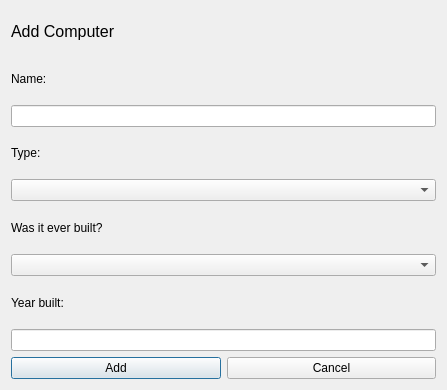
<?xml version="1.0" encoding="UTF-8"?>
<ui version="4.0">
 <class>AddComputer</class>
 <widget class="QDialog" name="AddComputer">
  <property name="geometry">
   <rect>
    <x>0</x>
    <y>0</y>
    <width>447</width>
    <height>390</height>
   </rect>
  </property>
  <property name="windowTitle">
   <string>Dialog</string>
  </property>
  <layout class="QVBoxLayout" name="verticalLayout">
   <item>
    <widget class="QLabel" name="label">
     <property name="font">
      <font>
       <pointsize>12</pointsize>
      </font>
     </property>
     <property name="text">
      <string>Add Computer</string>
     </property>
    </widget>
   </item>
   <item>
    <layout class="QHBoxLayout" name="horizontalLayout">
     <item>
      <widget class="QLabel" name="computerLabelName">
       <property name="text">
        <string>Name:</string>
       </property>
      </widget>
     </item>
     <item>
      <widget class="QLabel" name="computerNameError">
       <property name="text">
        <string/>
       </property>
      </widget>
     </item>
    </layout>
   </item>
   <item>
    <widget class="QLineEdit" name="computerName"/>
   </item>
   <item>
    <widget class="QLabel" name="computerLabelType">
     <property name="text">
      <string>Type:</string>
     </property>
    </widget>
   </item>
   <item>
    <widget class="QComboBox" name="computerType"/>
   </item>
   <item>
    <widget class="QLabel" name="computerLabelWasBuilt">
     <property name="text">
      <string>Was it ever built?</string>
     </property>
    </widget>
   </item>
   <item>
    <widget class="QComboBox" name="computerBuilt"/>
   </item>
   <item>
    <layout class="QHBoxLayout" name="horizontalLayout_2">
     <item>
      <widget class="QLabel" name="computerLabelYearBuilt">
       <property name="text">
        <string>Year built:</string>
       </property>
      </widget>
     </item>
     <item>
      <widget class="QLabel" name="computerYearBuiltError">
       <property name="text">
        <string/>
       </property>
      </widget>
     </item>
    </layout>
   </item>
   <item>
    <widget class="QLineEdit" name="computerYearBuilt"/>
   </item>
   <item>
    <layout class="QHBoxLayout" name="horizontalLayout_3">
     <item>
      <widget class="QPushButton" name="buttonAddComputer">
       <property name="text">
        <string>Add</string>
       </property>
      </widget>
     </item>
     <item>
      <widget class="QPushButton" name="buttonCancelAddComputer">
       <property name="text">
        <string>Cancel</string>
       </property>
      </widget>
     </item>
    </layout>
   </item>
  </layout>
 </widget>
 <resources/>
 <connections/>
</ui>
